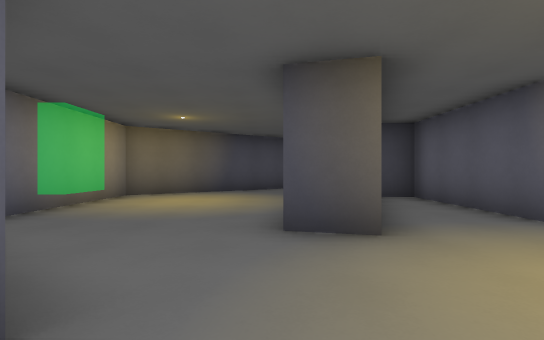
View 1 (above)

24 first-person views from a walk through a Godot game level. The camera is 1.3 m above the floor, looks level and sees 80° across. The floor is counted in squares, 2 m on a side. Each view is taken from the middle of a square. On the plan, view 1 faces up. The plan holds only what a view shows up to about 10 squares ahead; the rest is blank. The place goes on beyond the plan. Characters and animated objects are left out.

View 2
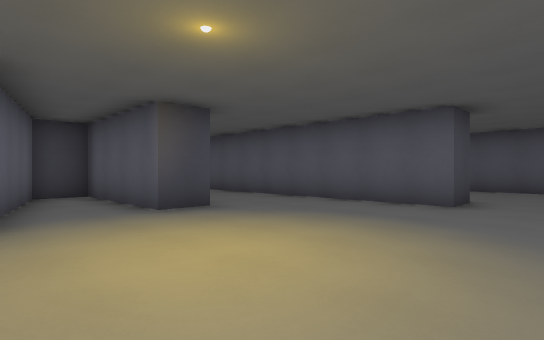

View 3
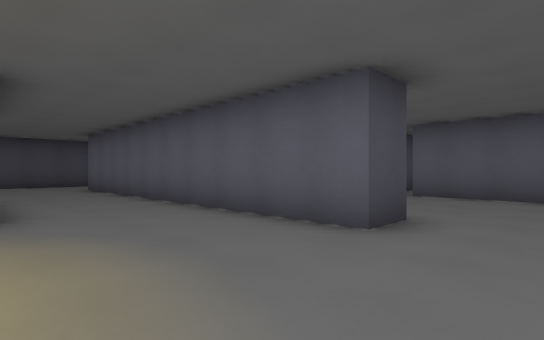

View 4
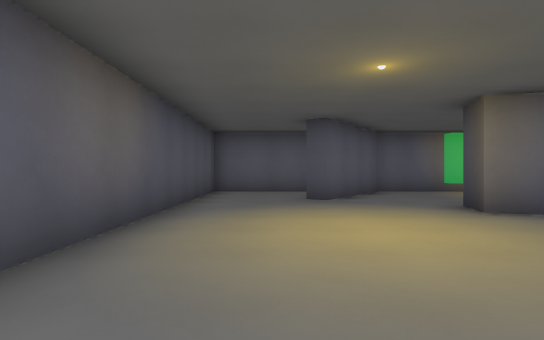

View 5
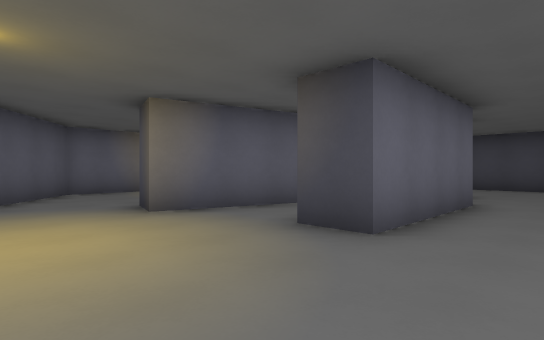

View 6
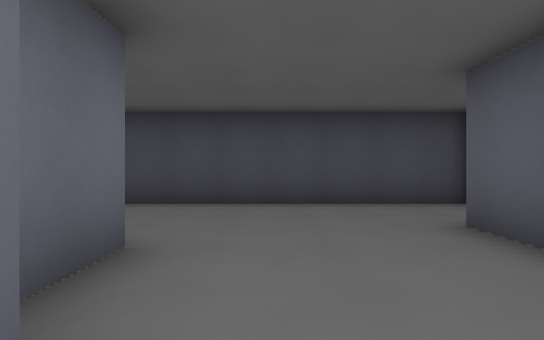

View 7
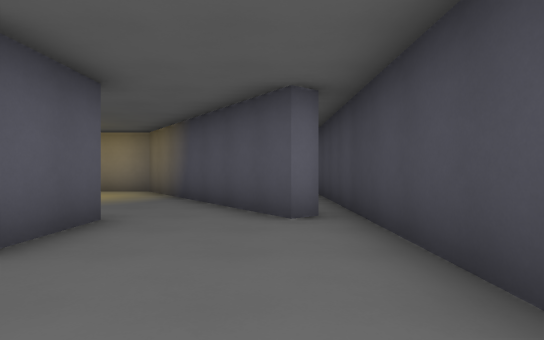

View 8
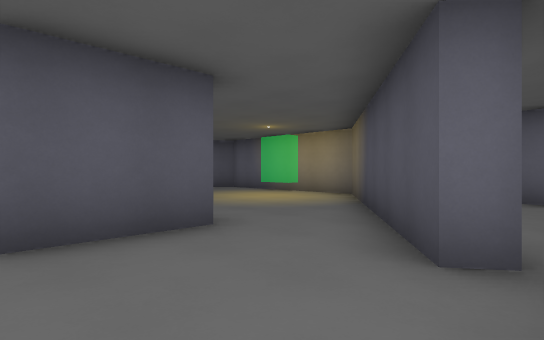

View 9
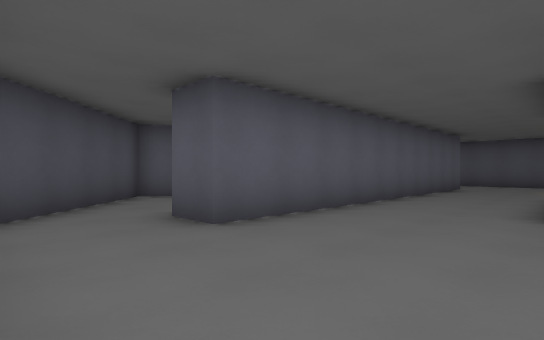

View 10
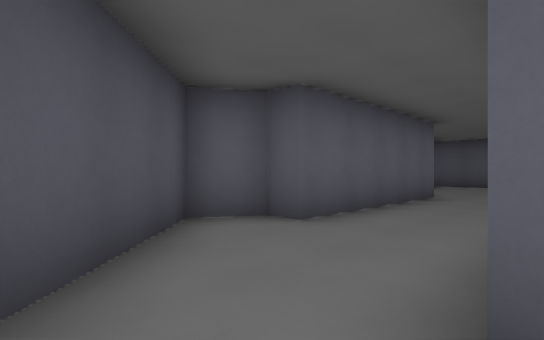

View 11
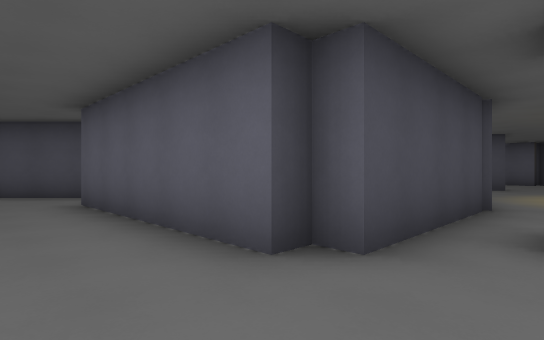

View 12
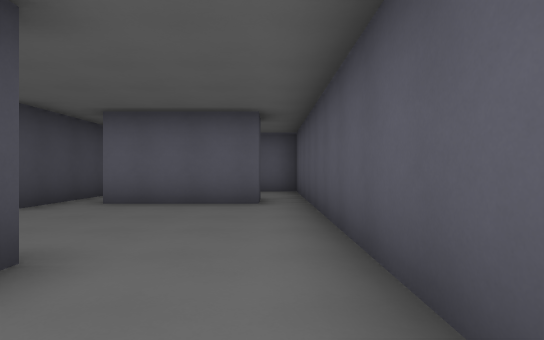

View 13
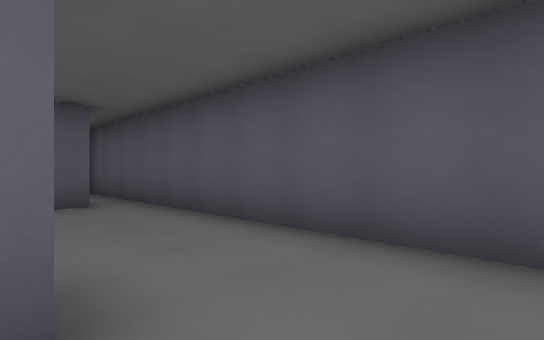

View 14
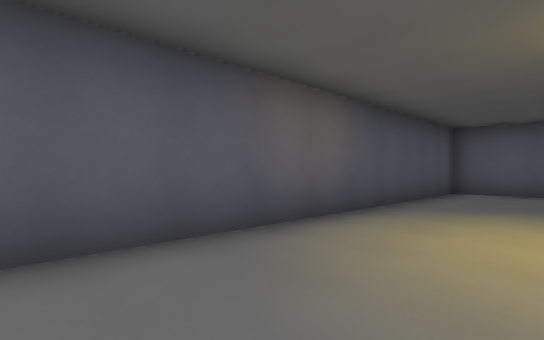

View 15
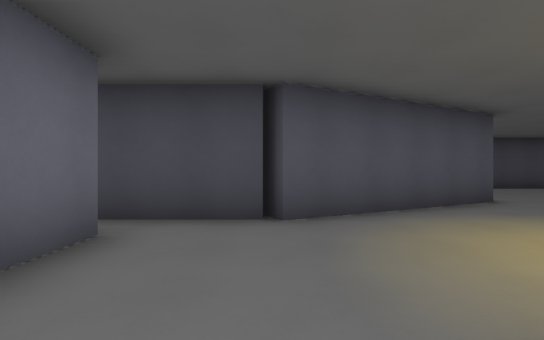

View 16
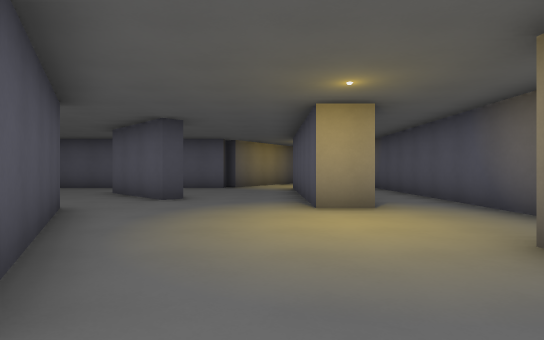

View 17
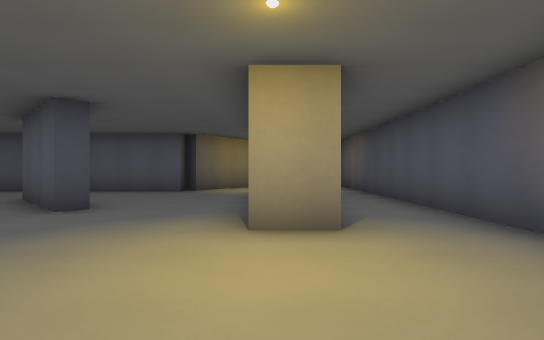

View 18
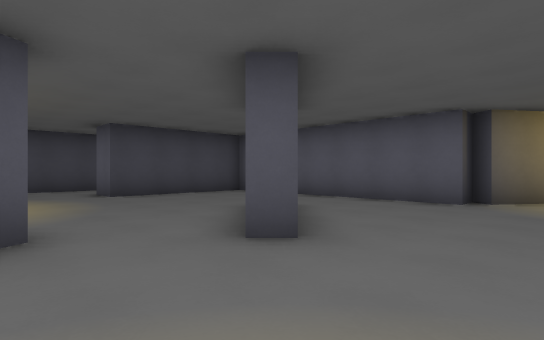

View 19
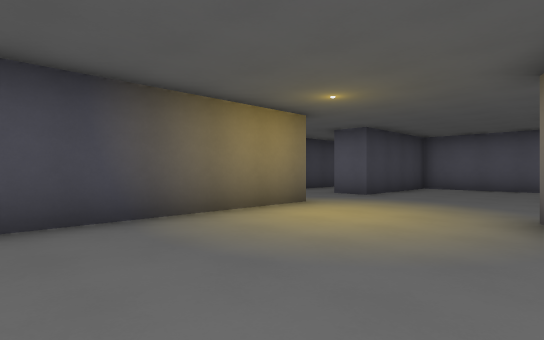

View 20
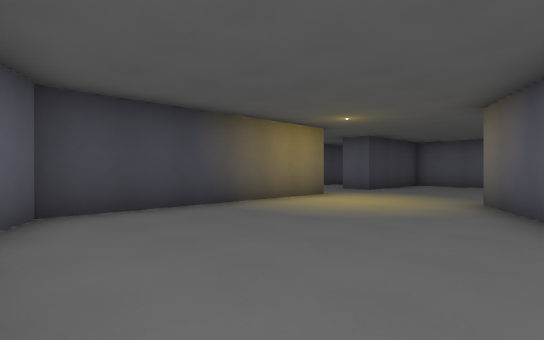

View 21
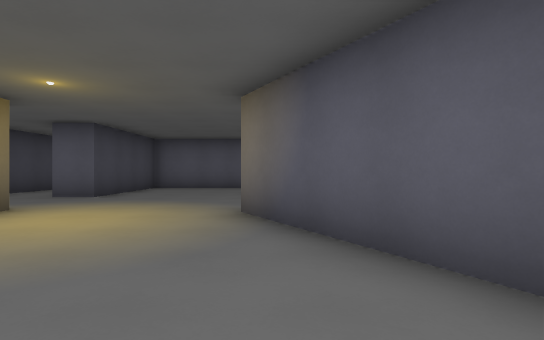

View 22
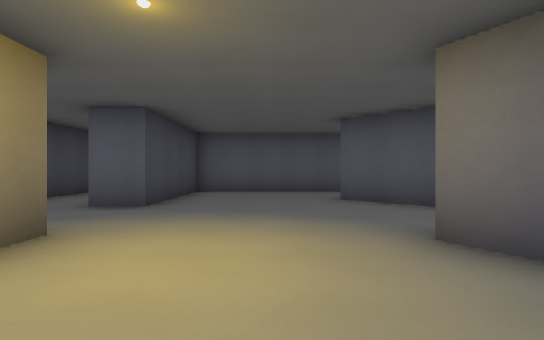

View 23
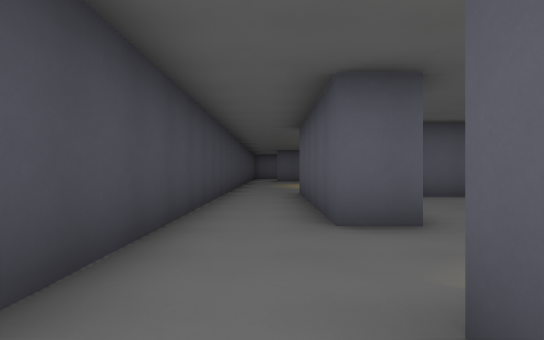

View 24
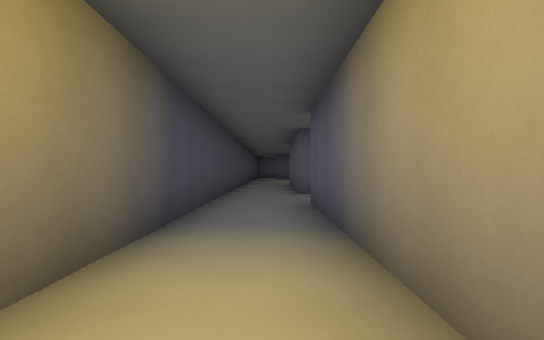

### Floor plan
Ten units are one square. View 1 is at (0, 0); x grows to the right and y downward. Boxes are objects, and circles mark ways between rooms. Rooms are numbered by the first view taken in them; rooms with no view inside come last. Other rooms are left out.
<svg viewBox="-42 -138 322 160">
<path fill="none" stroke="#000" d="M44 -79 44 -40 34 -40 34 -78M22 -75 11 -32M82 -8 73 -8 73 -108 82 -108M-10 -12 -13 -7M102 -114 90 -126M13 -127 17 -123M89 -133 14 -133M-37 -11 -37 17 85 17M135 -33 113 -33 113 -38 108 -38 108 -88M130 8 123 8 123 -22M85 17 135 17M113 -88 119 -97 102 -114M195 -2 195 -12 240 -12M214 -40 210 -44M196 -56 151 -32 149 -37M185 17 260 17M150 -33 135 -33M133 -22 133 -10M272 -27 262 -34 264 -38 258 -38 258 -64M135 17 157 17 157 6M192 -103 129 -103 123 -94M156 -46 191 -65M210 -44 232 -66M258 -64 258 -103 218 -103M218 -103 218 -113 266 -113M139 -113 192 -113M275 -133 144 -133"/>
<circle cx="80" cy="5" r="3" fill="#2a7"/>
<circle cx="90" cy="-110" r="3" fill="#2a7"/>
<circle cx="130" cy="-30" r="3" fill="#2a7"/>
<circle cx="130" cy="10" r="3" fill="#2a7"/>
<circle cx="200" cy="-55" r="3" fill="#2a7"/>
<circle cx="245" cy="-70" r="3" fill="#2a7"/>
<circle cx="205" cy="-110" r="3" fill="#2a7"/>
<text x="50" y="-50">1</text>
<text x="100" y="-30">2</text>
<text x="200" y="-20">3</text>
<text x="180" y="-80">4</text>
<text x="200" y="-120">5</text>
</svg>
Room 1 opens to room 2. Room 2 opens to room 3. Room 3 opens to room 4. Room 4 opens to room 5.

Where each view was taken, in squares from view 1:
view 1: 0 up, 0 right, facing up
view 2: 1 down, 1 right, facing up-right
view 3: 1 down, 4 right, facing up-right
view 4: 0 up, 6 right, facing left
view 5: 1 up, 6 right, facing up-left
view 6: 7 up, 5 right, facing up
view 7: 12 up, 6 right, facing left
view 8: 13 up, 4 right, facing down-left
view 9: 13 up, 4 right, facing down-right
view 10: 12 up, 8 right, facing down-right
view 11: 2 up, 9 right, facing up-right
view 12: 1 down, 6 right, facing right
view 13: 1 up, 6 right, facing down-right
view 14: 1 up, 6 right, facing down-left
view 15: 1 down, 15 right, facing up
view 16: 2 up, 14 right, facing right
view 17: 1 up, 16 right, facing right
view 18: 2 up, 19 right, facing up-right
view 19: 6 up, 14 right, facing up-right
view 20: 5 up, 12 right, facing up-right
view 21: 6 up, 14 right, facing right
view 22: 8 up, 16 right, facing right
view 23: 12 up, 18 right, facing right
view 24: 12 up, 13 right, facing right
